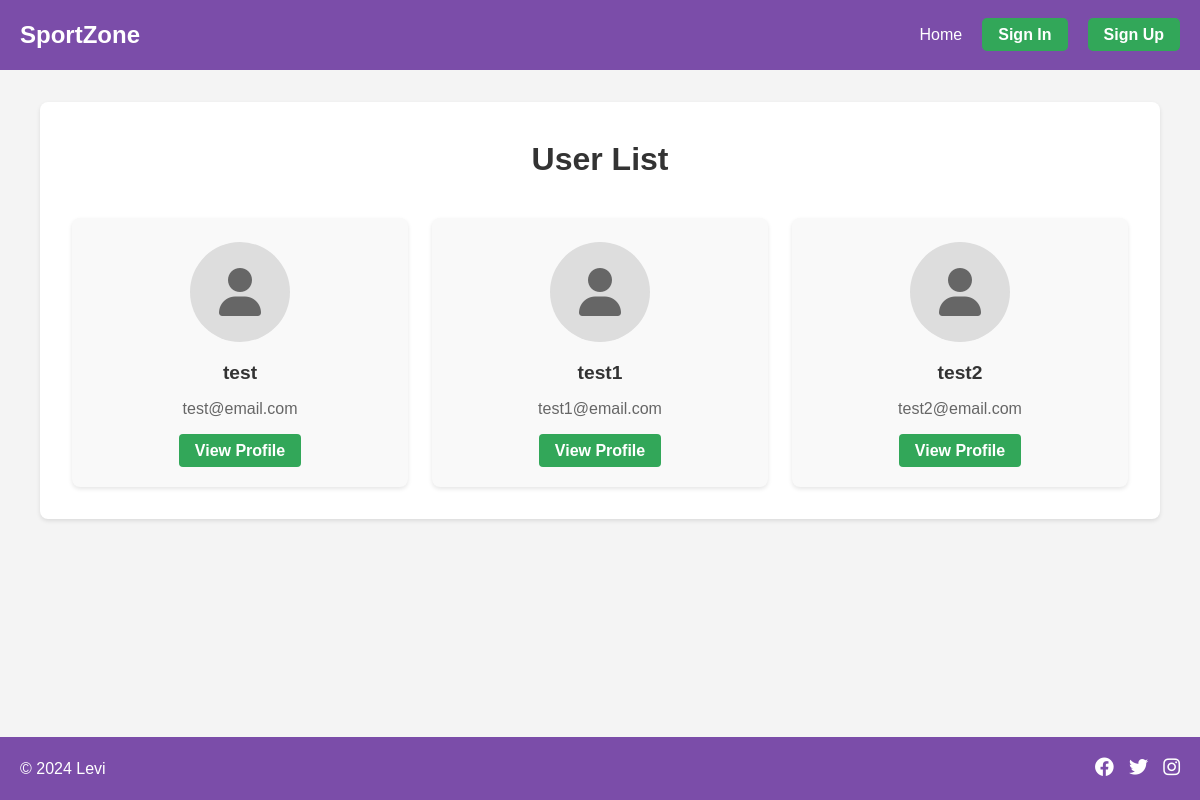
The page /user_list on the database as committed earlier.
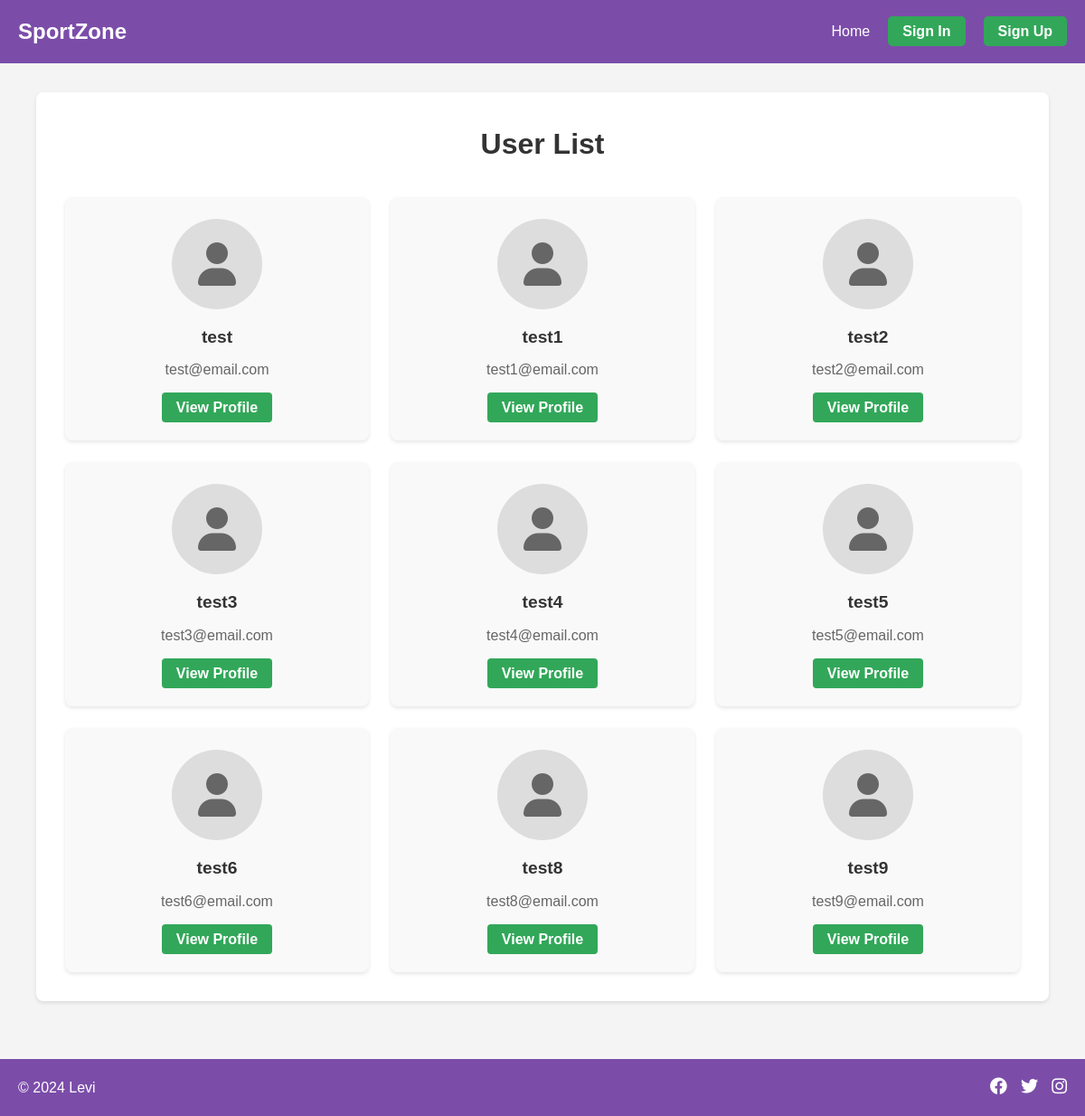
The same page on the database as committed later.
### sport/models.py (models this page shows, shortened)
class CustomUser(User):
    avatar = models.FileField(upload_to='sport/static/avatars/', blank=True, null=True)

### sport/views.py (the view)
# urls.py: path('user_list', views.user_list, name='user_list'),
def user_list(request):
    user_list = CustomUser.objects.all()
    context = {
        'user_list': user_list,
    }
    return render(request, 'sport/user_list.html', context)

### sport/templates/sport/user_list.html (shortened to what this page needs)
{% extends "sport/base.html" %}
{% load static %}
{% block content %}
<div class="container">
    <div class="user-list-container">
        <h1>User List</h1>
        {% if user_list %}
        <div class="user-cards">
            {% for user in user_list %}
            <div class="user-card">
                <div class="user-avatar">
                    {% if user.avatar %}
                    <img src="{{ user.avatar.url }}" alt="{{ user.username }}">
                    {% else %}
                    <i class="fas fa-user"></i>
                    {% endif %}
                </div>
                <div class="user-info">
                    <h3>{{ user.username }}</h3>
                    <p>{{ user.email }}</p>
                    <a href="{% url 'sport:user_detail' user_id=user.id %}" class="btn btn-primary">View Profile</a>
                </div>
            </div>
            {% endfor %}
        </div>
        {% else %}
        <p>No users found.</p>
        {% endif %}
    </div>
</div>
{% endblock content %}

### sport/templates/sport/base.html (shortened to what this page needs)
{% load static %}
<!DOCTYPE html>
<html lang="en">
<head>
    <link rel="stylesheet" href="{% static 'css/styles.css' %}">
    <link rel="stylesheet" href="https://cdnjs.cloudflare.com/ajax/libs/font-awesome/6.0.0-beta3/css/all.min.css">
</head>
<body>
    <div class="page-container">
        <header>
            <div class="container">
                <div class="logo">
                    <a href="{% url 'sport:index' %}">SportZone</a>
                </div>
                <nav>
                    <ul>
                        <li><a href="{% url 'sport:index' %}">Home</a></li>
                        {% if user.is_authenticated %}
                            <li><a href="{% url 'sport:user_list' %}">Users</a></li>
                            <li><a href="{% url 'sport:signout' %}" class="btn btn-signout">Sign Out</a></li>
                        {% else %}
                            <li><a href="{% url 'sport:signin' %}" class="btn btn-signin">Sign In</a></li>
                            <li><a href="{% url 'sport:signup' %}" class="btn btn-signup">Sign Up</a></li>
                        {% endif %}
                    </ul>
                </nav>
            </div>
        </header>
        <main>
            <div class="container">
                {% block content %}
                {% endblock %}
            </div>
        </main>
        <footer>
            <div class="container">
                <p>&copy; 2024 Levi</p>
                <ul class="social-links">
                    <li><a href="#"><i class="fab fa-facebook"></i></a></li>
                    <li><a href="#"><i class="fab fa-twitter"></i></a></li>
                    <li><a href="#"><i class="fab fa-instagram"></i></a></li>
                </ul>
            </div>
        </footer>
    </div>
</body>
</html>

### sport/static/css/styles.css (style rules this page uses)
* { margin: 0; padding: 0; box-sizing: border-box; }
body { font-family: Arial, sans-serif; line-height: 1.6; color: #333; background-color: #f4f4f4; }
.page-container { display: flex; flex-direction: column; min-height: 100vh; }
.container { max-width: 1200px; margin: 0 auto; padding: 0 20px; }
header { background-color: #7b4da9; color: #fff; padding: 1rem 0; }
header .container { display: flex; justify-content: space-between; align-items: center; }
.logo a { color: #fff; font-size: 1.5rem; font-weight: bold; text-decoration: none; }
nav ul { display: flex; list-style: none; }
nav ul li { margin-left: 20px; }
nav ul li a { color: #fff; text-decoration: none; }
.btn { padding: 0.5rem 1rem; border-radius: 5px; text-decoration: none; font-weight: bold; }
.btn-signin { background-color: #32a759; color: #fff; }
.btn-signup { background-color: #32a759; color: #fff; }
main { padding: 2rem 0; }
footer { background-color: #7b4da9; color: #fff; padding: 1rem 0; text-align: center; margin-top: auto; }
footer .container { display: flex; justify-content: space-between; align-items: center; }
.social-links { display: flex; list-style: none; }
.social-links li { margin-left: 15px; }
.social-links a { color: #fff; font-size: 1.2rem; }
.btn-primary { background-color: #32a759; color: #fff; }
.user-list-container { background-color: #fff; border-radius: 8px; padding: 2rem; box-shadow: 0 2px 4px rgba(0, 0, 0, 0.1); margin-bottom: 2rem; }
.user-list-container h1 { text-align: center; color: #333; margin-bottom: 2rem; }
.user-cards { display: grid; grid-template-columns: repeat(auto-fill, minmax(250px, 1fr)); gap: 1.5rem; }
.user-card { background-color: #f9f9f9; border-radius: 8px; overflow: hidden; transition: transform 0.3s ease, box-shadow 0.3s ease; box-shadow: 0 2px 4px rgba(0, 0, 0, 0.1); display: flex; flex-direction: column; align-items: center; padding: 1.5rem; }
.user-avatar { width: 100px; height: 100px; border-radius: 50%; overflow: hidden; margin-bottom: 1rem; display: flex; justify-content: center; align-items: center; background-color: #ddd; }
.user-avatar i { font-size: 3rem; color: #666; }
.user-info { text-align: center; }
.user-info h3 { font-size: 1.2rem; color: #333; margin-bottom: 0.5rem; }
.user-info p { font-size: 1rem; color: #666; margin-bottom: 1rem; }
.user-info .btn { padding: 0.5rem 1rem; font-size: 1rem; border-radius: 4px; text-decoration: none; color: #fff; background-color: #32a759; transition: background-color 0.3s ease; }
.btn { padding: 0.5rem 1rem; border: 1 }

Rows that differ between the two databases and show on the page:
added CustomUser: username "test3", email "test3@email.com"
added CustomUser: username "test4", email "test4@email.com"
added CustomUser: username "test5", email "test5@email.com"
added CustomUser: username "test6", email "test6@email.com"
added CustomUser: username "test8", email "test8@email.com"
added CustomUser: username "test9", email "test9@email.com"
